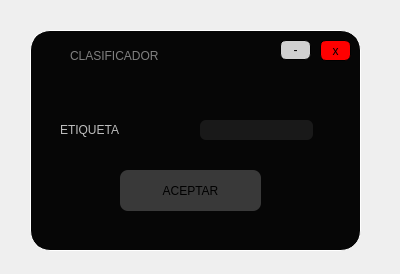
<?xml version="1.0" encoding="UTF-8"?>
<ui version="4.0">
 <class>Form</class>
 <widget class="QWidget" name="Form">
  <property name="geometry">
   <rect>
    <x>0</x>
    <y>0</y>
    <width>400</width>
    <height>274</height>
   </rect>
  </property>
  <property name="windowTitle">
   <string>Form</string>
  </property>
  <widget class="QWidget" name="widget" native="true">
   <property name="geometry">
    <rect>
     <x>30</x>
     <y>30</y>
     <width>331</width>
     <height>221</height>
    </rect>
   </property>
   <property name="styleSheet">
    <string notr="true">QWidget#widget{

background-color: rgb(6, 6, 6);
border-radius:20px;
	gridline-color: rgb(255, 255, 255);
	border-color: rgb(255, 255, 255);
border: 1px solid white;
}</string>
   </property>
   <widget class="QPushButton" name="BAceptar">
    <property name="geometry">
     <rect>
      <x>90</x>
      <y>140</y>
      <width>141</width>
      <height>41</height>
     </rect>
    </property>
    <property name="cursor">
     <cursorShape>PointingHandCursor</cursorShape>
    </property>
    <property name="styleSheet">
     <string notr="true">QPushButton#BAceptar{

background-color: rgb(57, 57, 57);

border-radius:8px;

font: 70 15pt &quot;Rockwell Extra Bold&quot;;
color:black;
}</string>
    </property>
    <property name="text">
     <string>ACEPTAR</string>
    </property>
   </widget>
   <widget class="QLabel" name="label_2">
    <property name="geometry">
     <rect>
      <x>30</x>
      <y>89</y>
      <width>121</width>
      <height>21</height>
     </rect>
    </property>
    <property name="styleSheet">
     <string notr="true">font: 14pt &quot;Lucida Console&quot;;

color: rgb(189, 189, 189);
;
font: 70 15pt &quot;Rockwell Extra Bold&quot;;</string>
    </property>
    <property name="text">
     <string>ETIQUETA</string>
    </property>
   </widget>
   <widget class="QLineEdit" name="lineEdit">
    <property name="geometry">
     <rect>
      <x>170</x>
      <y>90</y>
      <width>113</width>
      <height>20</height>
     </rect>
    </property>
    <property name="styleSheet">
     <string notr="true">background-color: rgb(25, 25, 25);
border-radius:6px;
color: white</string>
    </property>
    <property name="text">
     <string/>
    </property>
   </widget>
   <widget class="QFrame" name="frame_4">
    <property name="geometry">
     <rect>
      <x>10</x>
      <y>10</y>
      <width>311</width>
      <height>31</height>
     </rect>
    </property>
    <property name="styleSheet">
     <string notr="true">QFrame#frame_4{
	background-color: rgb(6, 6, 6);
border-top-left-radius:20px;
border-top-right-radius:20px;



}</string>
    </property>
    <property name="frameShape">
     <enum>QFrame::StyledPanel</enum>
    </property>
    <property name="frameShadow">
     <enum>QFrame::Raised</enum>
    </property>
    <widget class="QPushButton" name="min_3">
     <property name="geometry">
      <rect>
       <x>910</x>
       <y>10</y>
       <width>41</width>
       <height>21</height>
      </rect>
     </property>
     <property name="cursor">
      <cursorShape>PointingHandCursor</cursorShape>
     </property>
     <property name="styleSheet">
      <string notr="true">QPushButton#min_3{
	background-color: rgb(208, 208, 208);
font: 16pt &quot;MS Shell Dlg 2&quot;;
border-radius:6px;
border: 1px solid black;


}</string>
     </property>
     <property name="text">
      <string>-</string>
     </property>
    </widget>
    <widget class="QPushButton" name="cerrar_3">
     <property name="geometry">
      <rect>
       <x>960</x>
       <y>10</y>
       <width>41</width>
       <height>21</height>
      </rect>
     </property>
     <property name="cursor">
      <cursorShape>PointingHandCursor</cursorShape>
     </property>
     <property name="styleSheet">
      <string notr="true">QPushButton#cerrar_3{

background-color: rgb(255, 0, 0);
border-radius:6px;
border: 1px solid black;
font: 11pt &quot;MS Shell Dlg 2&quot;;

}</string>
     </property>
     <property name="text">
      <string>x</string>
     </property>
    </widget>
    <widget class="QLabel" name="label_6">
     <property name="geometry">
      <rect>
       <x>30</x>
       <y>-10</y>
       <width>191</width>
       <height>51</height>
      </rect>
     </property>
     <property name="styleSheet">
      <string notr="true">font: 14pt &quot;Lucida Console&quot;;
color:gray
;
font: 70 10pt &quot;Rockwell Extra Bold&quot;;</string>
     </property>
     <property name="text">
      <string>CLASIFICADOR</string>
     </property>
    </widget>
    <widget class="QLabel" name="label_5">
     <property name="geometry">
      <rect>
       <x>0</x>
       <y>0</y>
       <width>31</width>
       <height>31</height>
      </rect>
     </property>
     <property name="styleSheet">
      <string notr="true">border-image: url(:/Iconos/Icono youtube.png);</string>
     </property>
     <property name="text">
      <string/>
     </property>
    </widget>
    <widget class="QPushButton" name="min_4">
     <property name="geometry">
      <rect>
       <x>240</x>
       <y>0</y>
       <width>31</width>
       <height>20</height>
      </rect>
     </property>
     <property name="cursor">
      <cursorShape>PointingHandCursor</cursorShape>
     </property>
     <property name="styleSheet">
      <string notr="true">QPushButton#min_4{
	background-color: rgb(208, 208, 208);
font: 16pt &quot;MS Shell Dlg 2&quot;;
border-radius:6px;
border: 1px solid black;


}</string>
     </property>
     <property name="text">
      <string>-</string>
     </property>
    </widget>
    <widget class="QPushButton" name="cerrar_4">
     <property name="geometry">
      <rect>
       <x>280</x>
       <y>0</y>
       <width>31</width>
       <height>21</height>
      </rect>
     </property>
     <property name="cursor">
      <cursorShape>PointingHandCursor</cursorShape>
     </property>
     <property name="styleSheet">
      <string notr="true">QPushButton#cerrar_4{

background-color: rgb(255, 0, 0);
border-radius:6px;
border: 1px solid black;
font: 11pt &quot;MS Shell Dlg 2&quot;;

}</string>
     </property>
     <property name="text">
      <string>x</string>
     </property>
    </widget>
   </widget>
  </widget>
 </widget>
 <resources>
  <include location="../Imagenes y video/imagen.qrc"/>
 </resources>
 <connections/>
</ui>
